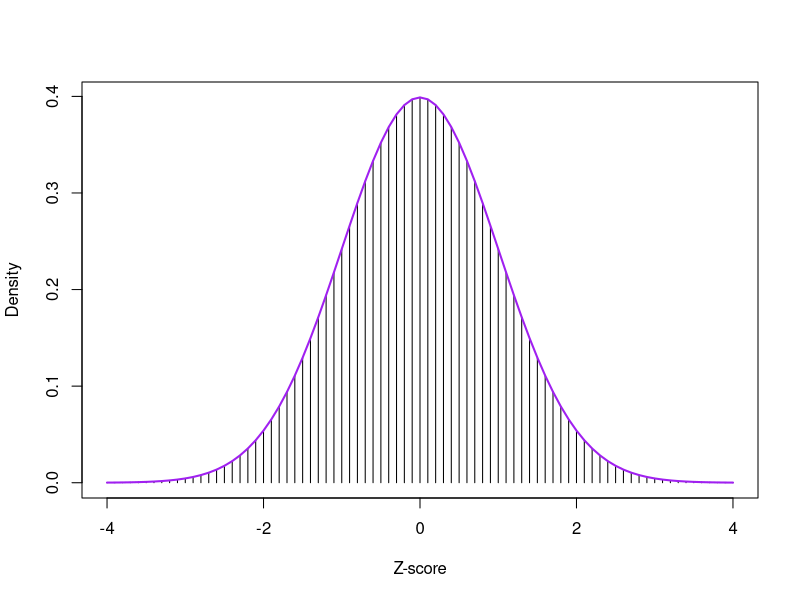

R code for this plot:
## ---- chunk 1
knitr::opts_chunk$set(echo = TRUE)
## ---- chunk 2
hiya <- paste("Hello","world!",sep = " ")
hiya
## ---- chunk 3

x<-seq(-4,4,0.1)
y <- dnorm(x)
plot(x,y,type="h", xlab="Z-score", ylab="Density")
lines(x,y,col="purple", lwd=2)
